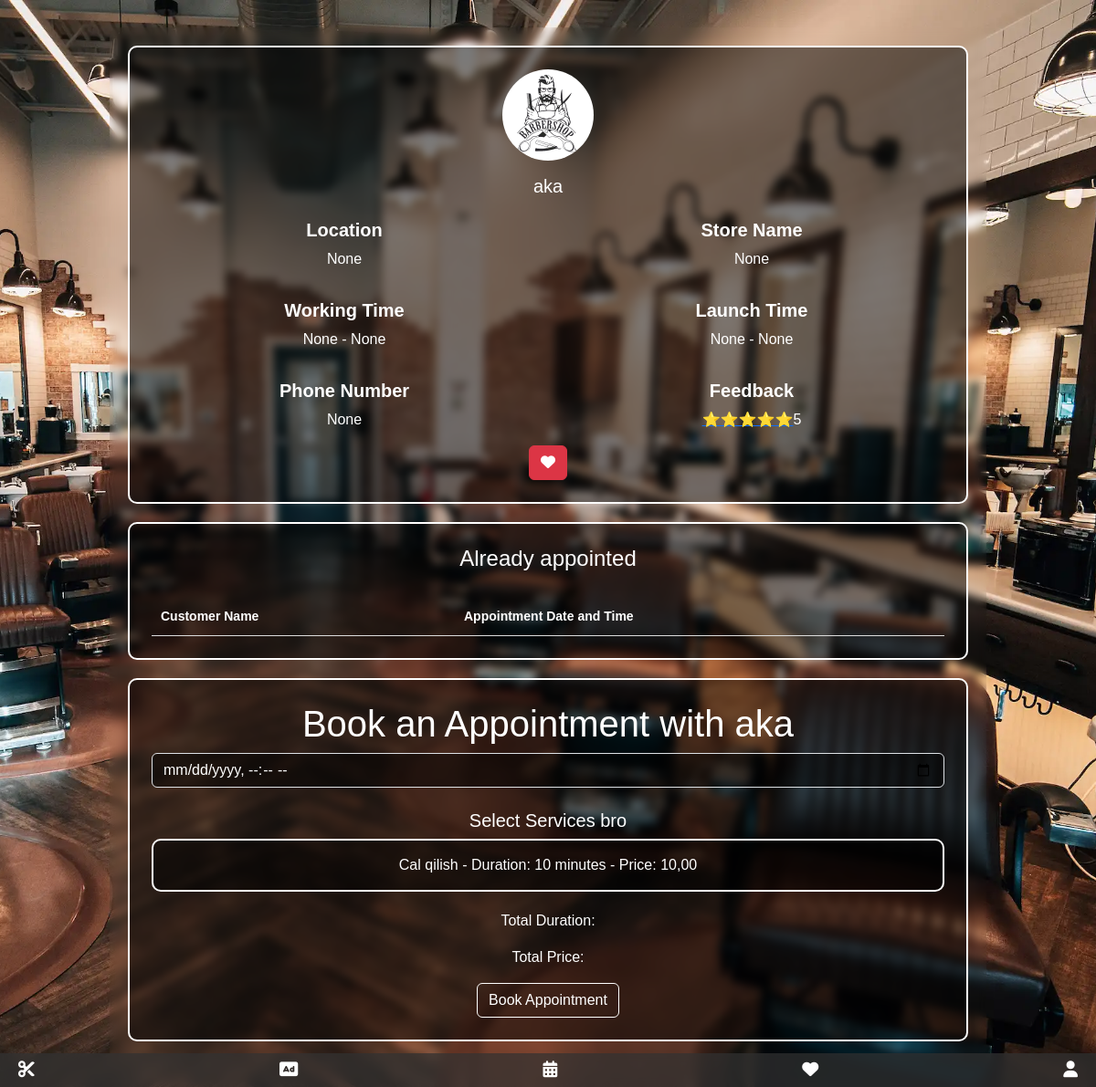
Screenshot of /cl/appointment/fc8351ea-cc34-480e-96e7-0d96da806413/ (signed in) with the database file from the repository.
### sartaroshxona/models.py (models this page shows, shortened)
class Barber(models.Model):
    id = models.UUIDField(primary_key=True, default=uuid.uuid4, editable=False)
    user = models.ForeignKey(CustomUser, on_delete=models.CASCADE, related_name='barber_profile')
    profile_image = models.ImageField(upload_to='profile_images/', null=True, blank=True)
    start_work = models.TimeField(null=True, blank=True)
    end_work = models.TimeField(null=True, blank=True)
    launch_start_time = models.TimeField(null=True, blank=True)
    launch_end_time = models.TimeField(null=True, blank=True)
    location = models.CharField(max_length=50, null=True, blank=True,default="")
    organization_name = models.CharField(max_length=50, null=True, blank=True,default="")
    CURRENCY_CHOICES = [
        ('USD', 'US Dollar'),
        ('EUR', 'Euro'),
        ('RUB', 'Russian Ruble'),
        ('TJS', 'Tajik Somoni'),
        ('UZS', 'Uzbekistani Soʻm'),
    ]
    currency = models.CharField(max_length=3, choices=CURRENCY_CHOICES, default='TJS')
    active_barber = models.BooleanField(default=False)
    payment = models.BooleanField(default=False)
    payment_expiration_date = models.DateTimeField(null=True, blank=True)

class Service(models.Model):
    barber = models.ForeignKey('Barber', on_delete=models.CASCADE, related_name='provided_services')
    title = models.CharField(max_length=50)
    price = models.DecimalField(max_digits=10, decimal_places=2)
    duration_minutes = models.PositiveIntegerField()

### main/models.py (models this page shows)
class CustomUser(AbstractUser):
    id = models.UUIDField(primary_key=True, default=uuid.uuid4, editable=False)
    is_barber = models.BooleanField(default=False)
    phone_number = models.CharField(max_length=20, null=True, blank=True, default="")
    favorite_barbers = models.ManyToManyField('sartaroshxona.Barber', blank=True, related_name='favorited_by')
    country =  models.ForeignKey(Country, on_delete=models.SET_NULL, blank=True, null=True)
    region = models.ForeignKey(Region, on_delete=models.SET_NULL, blank=True, null=True)
    district = models.ForeignKey(District, on_delete=models.SET_NULL, blank=True, null=True)
    city = models.ForeignKey(City, on_delete=models.SET_NULL, blank=True, null=True)
    USERNAME_FIELD = 'username'
    REQUIRED_FIELDS = ['email']
    objects = CustomUserManager()
    def __str__(self):
        return self.username

### clients/views.py (the view)
# urls.py: path('appointment/<uuid:barber_id>/', views.appointment, name='appointment'),
@login_required
@is_client_required
def appointment(request, barber_id):
    barber = get_object_or_404(Barber, id=barber_id)
    services = Service.objects.filter(barber=barber)
    appointments = Appointment.objects.filter(barber=barber)
    if request.method == 'POST':
        if barber.user == request.user:
            messages.error(request, 'You cannot have an appointment for yourself')
            return redirect(reverse('appointment', args=[barber_id]))
        selected_service_ids_json = request.POST.get('selected_services')
        selected_service_ids = json.loads(selected_service_ids_json)
        selected_services = Service.objects.filter(pk__in=selected_service_ids)
        appointment_form = AppointmentForm(request.POST)
        if selected_services and appointment_form.is_valid():
            total_duration = int(request.POST.get('total_duration'))
            appointment_time = appointment_form.cleaned_data['appointment_time']
            duration = datetime.timedelta(minutes=total_duration)
            end_time = appointment_time + duration
            now = barber.get_user_time_zone()
            appointment_time_naive = appointment_time.replace(tzinfo=None)
            print(now, appointment_time_naive)
            if now <= appointment_time_naive:
                if not is_overlapping(appointment_time, end_time):
                    appointment = appointment_form.save(commit=False)
                    appointment.barber = Barber.objects.get(id=barber_id)
                    appointment.client = request.user
                    appointment.appointment_end_time = end_time
                    appointment.save()
                    appointment.service.add(*selected_services)
                    messages.error(request, 'Congrats, your appoinment is done')
                    return redirect(reverse('appointment', args=[barber_id]))
                else:
                    messages.error(request, 'Дата и время uzhe vibrano')
                    return redirect(reverse('appointment', args=[barber_id]))
            else:
                messages.error(request, 'You cant have an appointment for the past')
                return redirect(reverse('appointment', args=[barber_id]))
        else:
           messages.error(request, 'Дата и время или служба не выбрана')
           return redirect(reverse('appointment', args=[barber_id]))
    else:
        appointment_form = AppointmentForm()
    return render(request, 'clients/appointment.html', {
        'barber': barber,
        'services': services,
        'appointments': appointments,
        'appointment_form': appointment_form,
    })

### clients/forms.py
class AppointmentForm(forms.ModelForm):
    class Meta:
        model = Appointment
        fields = ['appointment_time']
        widgets = {
            'appointment_time': forms.DateTimeInput(attrs={'type': 'datetime-local'}),
        }

### clients/templates/clients/appointment.html (shortened to what this page needs)
{% extends 'main/base.html' %}
{% load static %}
{% block content %}
{% include 'main/messages.html' %}
<link href="https://cdn.jsdelivr.net/npm/bootstrap@5.3.0/dist/css/bootstrap.min.css" rel="stylesheet">
<link rel="stylesheet" href="https://cdnjs.cloudflare.com/ajax/libs/font-awesome/5.15.4/css/all.min.css">
<link rel="stylesheet" href="{% static '/css/appointment.css' %}">
{% include 'main/navbar.html' %}
<div class="container">
    <div class="card p-4">
      <div class="text-center mb-3">
          {% if barber.profile_image %}
              <img src="{{ barber.profile_image.url }}" class="rounded-circle" alt="Profile Image" id="barber-image">
          {% else %}
              <img src="{% static 'images/default.jpg' %}" class="rounded-circle" alt="Default Image" id="barber-image">
          {% endif %}
          <h5 class="mt-3">{{ barber.user.username }}</h5>
      </div>
      <div class="row mb-3">
          <div class="col text-center">
              <h5><strong>Location</strong></h5>
              <p>{{ barber.location }}</p>
          </div>
          <div class="col text-center">
              <h5><strong>Store Name</strong></h5>
              <p>{{ barber.organization_name }}</p>
          </div>
      </div>
      <div class="row mb-3">
          <div class="col text-center">
              <h5><strong>Working Time</strong></h5>
              <p>{{ barber.start_work }} - {{ barber.end_work }}</p>
          </div>
          <div class="col text-center">
              <h5><strong>Launch Time</strong></h5>
              <p>{{ barber.launch_start_time }} - {{ barber.launch_end_time }}</p>
          </div>
      </div>
      <div class="row">
          <div class="col text-center">
              <h5><strong>Phone Number</strong></h5>
              <p>{{ barber.user.phone_number }}</p>
          </div>
          <div class="col text-center">
              <h5><strong>Feedback</strong></h5>
              <p><a href="{{ barber.feedback_link }}">⭐️⭐️⭐️⭐️⭐️</a>5</p>
          </div>
          <form method="post" action="{% url 'update_favorites' barber.id %}">
            <div class="col text-center">
                {% if barber in request.user.favorite_barbers.all %}
                    <button type="submit" name="unfavorite" class="btn btn-danger" id="favorite-btn"><i class="fas fa-heart"></i></button>
                {% else %}
                    <button type="submit" name="favorite" class="btn btn-outline-danger" id="favorite-btn"><i class="fas fa-heart"></i></button>
                {% endif %}
            </div>
          </form>
      </div>
    </div>
    <div class="card p-4">
      <h4>Already appointed</h4>
      <table>
          <thead>
              <tr>
                  <th>Customer Name</th>
                  <th>Appointment Date and Time</th>
              </tr>
          </thead>
      </table>
    </div>
    <div class="card p-4">
      <h1>Book an Appointment with {{ barber.user }}</h1>
      <form method="post" onsubmit="prepareSelectedServices()" id="appointment-form">
        <input type="datetime-local" name="appointment_time" class="form-control mb-4 black-input" value="{{ appointment_form.appointment_time.value }}" id="appointmentDatetime">
        <h5>Select Services bro</h5>
        <div class="services-list" id="services-container">
          {% for service in services %}
          <div class="service-item" data-service-id="{{ service.id }}" onclick="toggleService(this)">
            {{ service.title }} - Duration: {{ service.duration_minutes }} minutes - Price: {{ service.price }}
          </div>
          {% endfor %}
        </div>
        <div class="selected-services">
          <p>Total Duration: </p>
          <p>Total Price: </p>
        </div>
        <input type="submit" class="btn btn-outline-primary" value="Book Appointment">
      </form>
    </div>
</div>
{% endblock %}

### clients/static/css/appointment.css (style rules this page uses)
body { background: url('../images/backround.jpg'); background-size: cover; background-position: center; color: #fff; font-family: 'Arial', sans-serif; margin: 0; padding: 0; display: flex; justify-content: center; align-items: center; height: 100vh; }
.container { text-align: center; width: 80%; backdrop-filter: blur(5px); overflow-y: auto; height: calc(100vh - 40px); margin-top: 20px; border-radius: 10px; padding: 20px; }
.card { background-color: rgba(0, 0, 0, 0.5); color: #fff; border: 2px solid #fff; margin-bottom: 20px; padding: 30px 20px; }
.btn-outline-primary { color: #fff; border-color: #fff; }
#barber-image { width: 100px; height: 100px; object-fit: cover; }
.black-input { background-color: rgba(0, 0, 0, 0.5); color: #fff; }
table { width: 100%; margin-top: 20px; border-collapse: collapse; border-spacing: 0; }
th, td { padding: 10px; text-align: left; border-bottom: 1px solid #ddd; font-size: 14px; }
.card.p-4 { background-color: rgba(0, 0, 0, 0.5); color: #fff; border: 2px solid #fff; margin-bottom: 20px; padding: 30px 20px; border-radius: 10px; }
.services-list { display: flex; flex-direction: column; gap: 20px; }
.service-item { width: 100%; background-color: rgba(0, 0, 0, 0.5); color: #fff; border: 2px solid #fff; padding: 15px; border-radius: 10px; box-sizing: border-box; cursor: pointer; }
.selected-services { margin-top: 20px; }

### rows the page displays
Barber: user.username "aka", location "None", organization_name "None", start_work "None", end_work "None", launch_start_time "None", launch_end_time "None", user.phone_number "None", user "aka"
Service: title "Cal qilish", duration_minutes "10", price "10,00"
